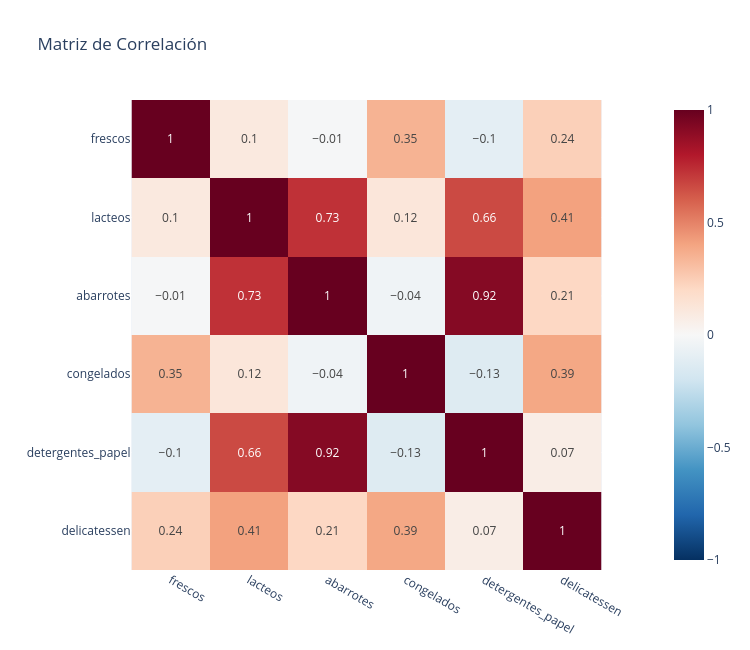

Notebook code for this chart:
### Markdown cell above
✍️ **¿Qué observas?** ¿Qué forma tienen los histogramas? ¿Qué variable es la más sesgada? ¿Cuántas veces la mediana gasta el cliente más grande? Si calculáramos distancias con estos datos, ¿qué clientes dominarían?

RELLENAR CON TUS COMENTARIOS

### Code cell
# Matriz de correlación entre los gastos
# Pista: plot_correlation_matrix(df, gasto)
# ✍️ Tu código aquí
plot_correlation_matrix(df, gasto)

### Figure 1 — Plotly figure (JSON) as saved in the notebook; plotly's stock layout.template omitted (floating-point values rounded to 4 significant figures)
{"data": [{"coloraxis": "coloraxis", "hovertemplate": "x: %{x}<br>y: %{y}<br>color: %{z}<extra></extra>", "name": "0", "texttemplate": "%{z}", "type": "heatmap", "x": ["frescos", "lacteos", "abarrotes", "congelados", "detergentes_papel", "delicatessen"], "xaxis": "x", "y": ["frescos", "lacteos", "abarrotes", "congelados", "detergentes_papel", "delicatessen"], "yaxis": "y", "z": [[1.0, 0.1, -0.01, 0.35, -0.1, 0.24], [0.1, 1.0, 0.73, 0.12, 0.66, 0.41], [-0.01, 0.73, 1.0, -0.04, 0.92, 0.21], [0.35, 0.12, -0.04, 1.0, -0.13, 0.39], [-0.1, 0.66, 0.92, -0.13, 1.0, 0.07], [0.24, 0.41, 0.21, 0.39, 0.07, 1.0]]}], "layout": {"coloraxis": {"autocolorscale": false, "cmax": 1, "cmin": -1, "colorscale": [[0, "rgb(5,48,97)"], [0.1, "rgb(33,102,172)"], [0.2, "rgb(67,147,195)"], [0.3, "rgb(146,197,222)"], [0.4, "rgb(209,229,240)"], [0.5, "rgb(247,247,247)"], [0.6, "rgb(253,219,199)"], [0.7, "rgb(244,165,130)"], [0.8, "rgb(214,96,77)"], [0.9, "rgb(178,24,43)"], [1, "rgb(103,0,31)"]]}, "height": 650, "title": {"text": "Matriz de Correlación"}, "width": 750, "xaxis": {"anchor": "y", "constrain": "domain", "domain": [0, 1], "scaleanchor": "y"}, "yaxis": {"anchor": "x", "autorange": "reversed", "constrain": "domain", "domain": [0, 1]}}}
